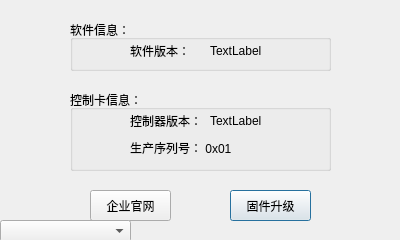
<?xml version="1.0" encoding="UTF-8"?>
<ui version="4.0">
 <class>newAbout</class>
 <widget class="QDialog" name="newAbout">
  <property name="geometry">
   <rect>
    <x>0</x>
    <y>0</y>
    <width>400</width>
    <height>240</height>
   </rect>
  </property>
  <property name="windowTitle">
   <string>AMC4030</string>
  </property>
  <widget class="QGroupBox" name="groupBox">
   <property name="geometry">
    <rect>
     <x>70</x>
     <y>90</y>
     <width>261</width>
     <height>81</height>
    </rect>
   </property>
   <property name="title">
    <string>控制卡信息：</string>
   </property>
   <widget class="QLabel" name="label">
    <property name="geometry">
     <rect>
      <x>60</x>
      <y>20</y>
      <width>71</width>
      <height>21</height>
     </rect>
    </property>
    <property name="text">
     <string>控制器版本： </string>
    </property>
   </widget>
   <widget class="QLabel" name="label_2">
    <property name="geometry">
     <rect>
      <x>60</x>
      <y>50</y>
      <width>131</width>
      <height>16</height>
     </rect>
    </property>
    <property name="text">
     <string>生产序列号： 0x01</string>
    </property>
   </widget>
   <widget class="QLabel" name="label_Version">
    <property name="geometry">
     <rect>
      <x>140</x>
      <y>20</y>
      <width>71</width>
      <height>21</height>
     </rect>
    </property>
    <property name="text">
     <string>TextLabel</string>
    </property>
   </widget>
  </widget>
  <widget class="QPushButton" name="Btn_Update">
   <property name="geometry">
    <rect>
     <x>230</x>
     <y>190</y>
     <width>81</width>
     <height>31</height>
    </rect>
   </property>
   <property name="text">
    <string>固件升级</string>
   </property>
  </widget>
  <widget class="QPushButton" name="Btn_AboutFuyu">
   <property name="geometry">
    <rect>
     <x>90</x>
     <y>190</y>
     <width>81</width>
     <height>31</height>
    </rect>
   </property>
   <property name="text">
    <string>企业官网</string>
   </property>
  </widget>
  <widget class="QComboBox" name="ComBox_Update">
   <property name="geometry">
    <rect>
     <x>0</x>
     <y>220</y>
     <width>131</width>
     <height>22</height>
    </rect>
   </property>
  </widget>
  <widget class="QGroupBox" name="groupBox_2">
   <property name="geometry">
    <rect>
     <x>70</x>
     <y>20</y>
     <width>261</width>
     <height>51</height>
    </rect>
   </property>
   <property name="title">
    <string>软件信息：</string>
   </property>
   <widget class="QLabel" name="label_3">
    <property name="geometry">
     <rect>
      <x>60</x>
      <y>20</y>
      <width>71</width>
      <height>21</height>
     </rect>
    </property>
    <property name="text">
     <string>软件版本： </string>
    </property>
   </widget>
   <widget class="QLabel" name="label_Version_2">
    <property name="geometry">
     <rect>
      <x>140</x>
      <y>20</y>
      <width>71</width>
      <height>21</height>
     </rect>
    </property>
    <property name="text">
     <string>TextLabel</string>
    </property>
   </widget>
  </widget>
 </widget>
 <resources/>
 <connections/>
</ui>
